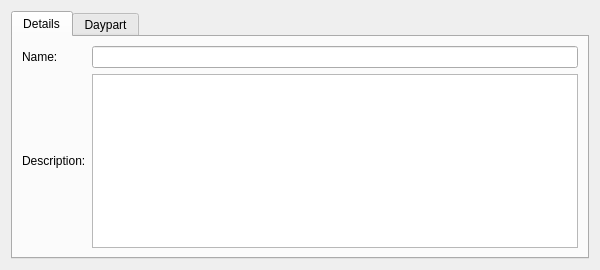
<?xml version="1.0" encoding="UTF-8"?>
<ui version="4.0">
 <class>TypeExclusionDetails</class>
 <widget class="QWidget" name="TypeExclusionDetails">
  <property name="geometry">
   <rect>
    <x>0</x>
    <y>0</y>
    <width>600</width>
    <height>270</height>
   </rect>
  </property>
  <property name="minimumSize">
   <size>
    <width>600</width>
    <height>270</height>
   </size>
  </property>
  <property name="maximumSize">
   <size>
    <width>16777215</width>
    <height>275</height>
   </size>
  </property>
  <property name="windowTitle">
   <string>Form</string>
  </property>
  <layout class="QVBoxLayout" name="verticalLayout_3">
   <item>
    <widget class="QTabWidget" name="tabWidget">
     <property name="currentIndex">
      <number>0</number>
     </property>
     <widget class="QWidget" name="tab">
      <attribute name="title">
       <string>Details</string>
      </attribute>
      <layout class="QVBoxLayout" name="verticalLayout">
       <item>
        <layout class="QGridLayout" name="gridLayout">
         <item row="1" column="1">
          <widget class="QTextEdit" name="edtDesc"/>
         </item>
         <item row="0" column="1">
          <widget class="QLineEdit" name="edtName"/>
         </item>
         <item row="1" column="0">
          <widget class="QLabel" name="label_2">
           <property name="text">
            <string>Description:</string>
           </property>
          </widget>
         </item>
         <item row="0" column="0">
          <widget class="QLabel" name="label">
           <property name="text">
            <string>Name:</string>
           </property>
          </widget>
         </item>
        </layout>
       </item>
      </layout>
     </widget>
     <widget class="QWidget" name="tab_2">
      <attribute name="title">
       <string>Daypart</string>
      </attribute>
      <layout class="QVBoxLayout" name="verticalLayout_2">
       <item>
        <layout class="QVBoxLayout" name="vlTypeEx"/>
       </item>
      </layout>
     </widget>
    </widget>
   </item>
  </layout>
 </widget>
 <resources/>
 <connections/>
</ui>
